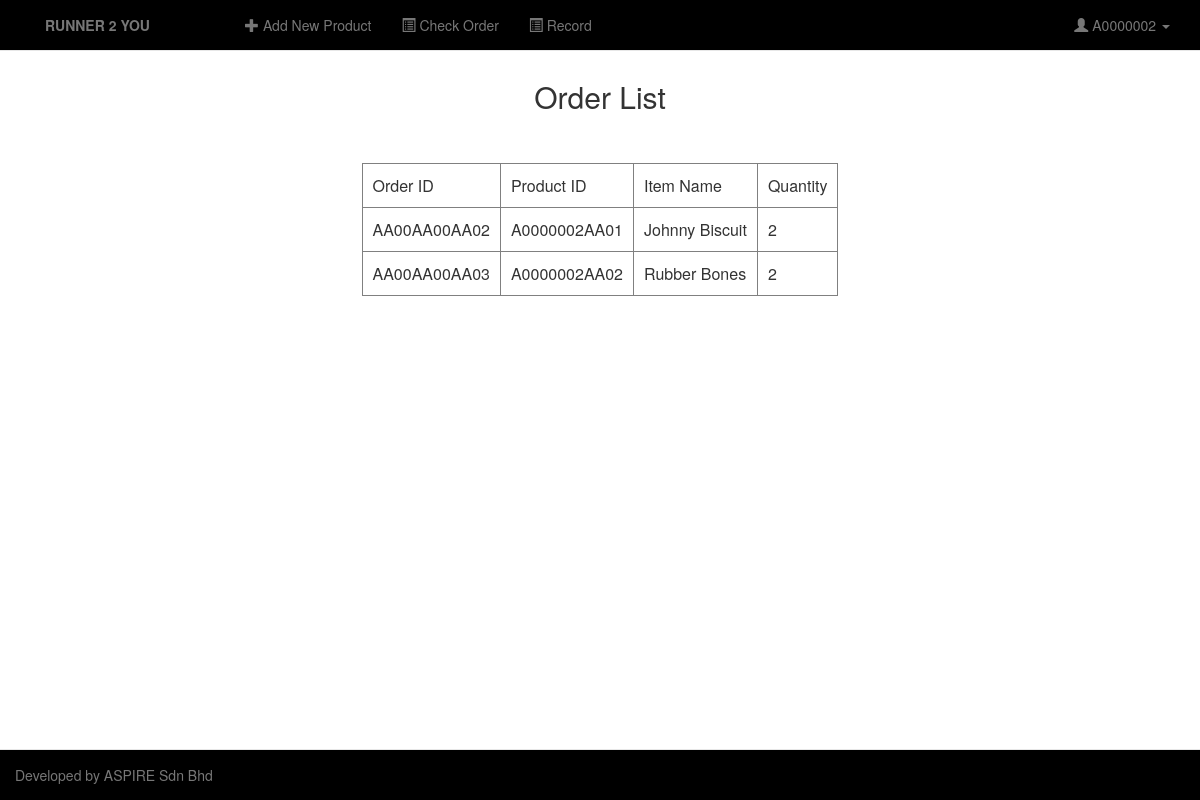
The page /Application Layer/view/SP_View/OrderList.php (signed in) on the database its author committed.
### Business Services Layer/controller/SP_Controller/SP_MenuController.php (called while the page is built, shortened)
<?php
require_once '../../../Business Services Layer/model/SP_Model/SP_MenuModel.php';
class SP_MenuController{
  function viewOrder(){
    $provider = new SP_MenuModel();
    $provider->sp_account_id = $_SESSION['account_id'];
    return $provider->viewAllOrder();
  }
}
?>

### Business Services Layer/model/SP_Model/SP_MenuModel.php (called while the page is built, shortened)
<?php
class SP_MenuModel{
  public $item_id, $sp_account_id, $item_type,  $item_name, $item_detail, $item_price, $item_status, $delivery_id, $order_id, $payment_id, $r_account_id, $delivery_status;
  function connect(){
    $pdo = new PDO('mysql:host=localhost;dbname=R2U', 'root', '');
    $pdo->setAttribute(PDO::ATTR_ERRMODE, PDO::ERRMODE_EXCEPTION);
    return $pdo;
  }
  function viewAllOrder(){
    $account = ($this->sp_account_id);
    $sql = "select `Ordered Item`.order_id, `Ordered Item`.item_id, `Item List`.item_name, `Ordered Item`.quantity from `Ordered Item` inner join `Order List` on `Ordered Item`.order_id = `Order List`.order_id inner join `Item List` on `Ordered Item`.item_id = `Item List`.item_id where `Ordered Item`.item_id like '$account%'";
    $args = [':sp_account_id'=>$this->sp_account_id];
    $stmt = SP_MenuModel::connect()->prepare($sql);
    $stmt->execute($args);
    return $stmt;
  }
}
?>

### Application Layer/view/SP_View/OrderList.php (the view, shortened to what this page needs)
<?php
require_once '../../../Business Services Layer/controller/SP_Controller/SP_MenuController.php';
$provider = new SP_MenuController();
$spAccountID = $_SESSION['account_id'];
$orderData = $provider->viewOrder();
?>
<html>
<head>
  <link rel="stylesheet" href="../../../css/bootstrap.css">
</head>
<body>
  <nav class="navbar navbar-default navbar-fixed-top" style="background:#000">
    <div class="container">
      <ul class="nav navbar-nav navbar-left">
        <li><a href="SP_Home.php" style="width:200px"><strong>RUNNER 2 YOU</strong></a></li>
        <li><a href="Add.php"><span class="glyphicon glyphicon-plus"></span> Add New Product</a></li>
        <li><a href="OrderList.php"><span class="glyphicon glyphicon-list-alt"></span> Check Order</a></li>
        <li><a href=""><span class="glyphicon glyphicon-list-alt"></span> Record</a></li>
      </ul>
      <ul class="nav navbar-nav navbar-right">
        <li class="dropdown">
          <a class="dropdown-toggle" data-toggle="dropdown" href="#"><span class="glyphicon glyphicon-user"></span> <?=$spAccountID?>
          <span class="caret"></span></a>
        </li>
      </ul>
    </div>
  </nav>
  <br><br><br>
    <center><h2>Order List</h2><br>
      <br>
        <table border="1px solid black">
          <tr>
            <td>Order ID</td>
            <td>Product ID</td>
            <td>Item Name</td>
            <td>Quantity</td>
          </tr>
          <?php
          foreach ($orderData as $row){
            echo "<tr>
            <td>".$row['order_id']."</td>
            <td>".$row['item_id']."</td>
            <td>".$row['item_name']."</td>
            <td>".$row['quantity']."</td>
          </tr>";
          }
          ?>
        </table>
    </center>
  <nav class="navbar navbar-default navbar-fixed-bottom" style="background:black">
    <ul class="nav navbar-nav navbar-left">
      <li><a> Developed by ASPIRE Sdn Bhd</a></li>
    </ul>
  </nav>
  </body>
</html>

### Application Layer/view/SP_View/OrderList.php (style rules this page uses)
th, td { padding: 10px; }

### rows shown on the page
ordered item: order "AA00AA00AA02", item "A0000002AA01", item.item_name "Johnny Biscuit", quantity "2"
ordered item: order "AA00AA00AA03", item "A0000002AA02", item.item_name "Rubber Bones", quantity "2"

### other values the page prints
$spAccountID "A0000002"
